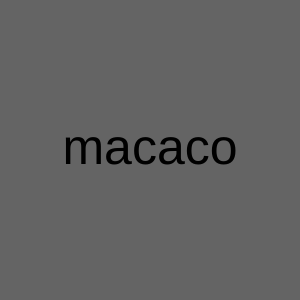
Frame 1 (no input)
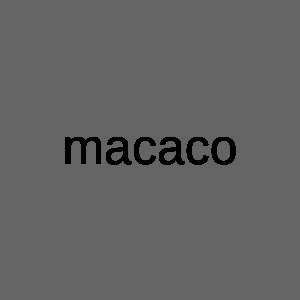
Frame 60 (no input)
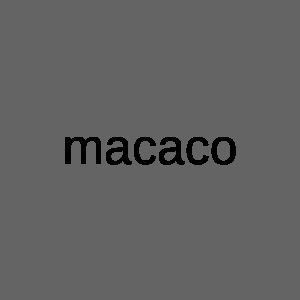
Frame 120 (the mouse pressed at the canvas centre since frame 60)

The p5.js sketch that drew these frames (run headless with seeded random() and noise() and a simulated clock; from frame 60 on, the mouse is pressed at the canvas centre):

// p5.js sketch
// ── sketch.js

function setup() {

    createCanvas(300, 300);
    
    background(100);
    
    }
    
    function draw() {
    
    textAlign(CENTER, CENTER);
    
    textSize(50);
    
    textFont();
    
    frase = "macaco";
    
    text(frase, width / 2, height / 2);
    
    }
    
